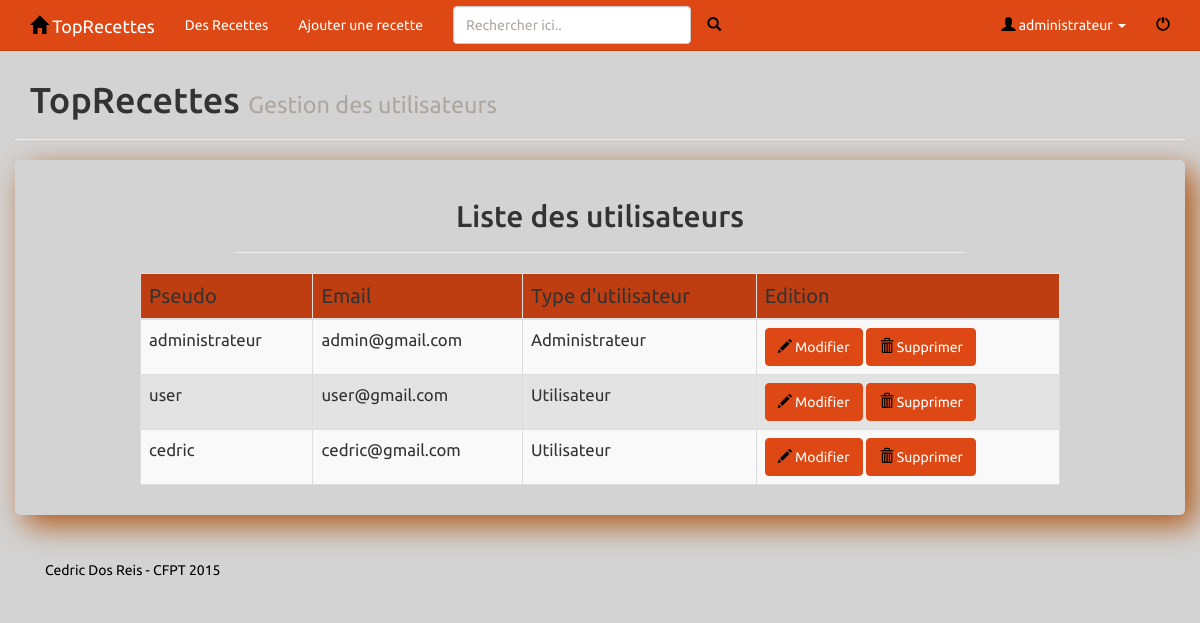
/utilisateurs.php (signed in), run on the app's committed database.
### tables this page shows
CREATE TABLE IF NOT EXISTS `tusers` (
  `idUser` int(11) NOT NULL AUTO_INCREMENT,
  `UserPseudo` varchar(20) NOT NULL,
  `UserPassword` varchar(50) NOT NULL,
  `UserEmail` varchar(100) NOT NULL,
  `UserAdmin` tinyint(1) NOT NULL DEFAULT '0',
  PRIMARY KEY (`idUser`,`UserEmail`),
  UNIQUE KEY `UserPseudo` (`UserPseudo`)
);

### script/php/function.php (called while the page is built, shortened)
<?php
function get_users() {
    $pdo = connectDB();
    $query = 'SELECT idUser, UserEmail, UserPseudo, UserAdmin FROM tusers';
    $statement = $pdo->prepare($query);
    $statement->execute();
    $statement = $statement->fetchAll();
    return $statement;
}
function get_user_pseudo($idUser) {
    $pdo = connectDB();
    $query = 'SELECT UserPseudo FROM tusers WHERE idUser = :idUser';
    $statement = $pdo->prepare($query);
    $statement->execute(array(":idUser" => $idUser));
    $statement = $statement->fetch();
    return $statement['UserPseudo'];
}
?>

### utilisateurs.php (the view, shortened to what this page needs)
<?php
require_once('./script/php/function.php');
if (isset($_SESSION['idUser'])) {
    $isAdmin = CheckAdmin($_SESSION['idUser']);
    if ($isAdmin) {
        $users = get_users();
    } else {
        header('Location: ./');
        exit();
    }
} else {
    header('Location: ./');
    exit();
}
?>
<!doctype html>
<html lang="fr">
    <head>
        <link href="script/css/bootstrap.min.css" rel="stylesheet">
        <link href="script/css/style.css" rel="stylesheet">
    </head>
    <body>
        <nav class="navbar navbar-default navbar-fixed-top" role="navigation">
            <?php include "liens_menu.php"; ?>
        </nav>
        <header class="container page-header">
            <h1>TopRecettes <small>Gestion des utilisateurs</small></h1>
        </header>
        <section>
            <div class="container contenu">
                <div class="col-sm-8 col-sm-offset-2">
                    <div class="page-header">
                        <h2 class="text-center">Liste des utilisateurs</h2>
                    </div>
                </div>
                <div class="col-md-10 col-md-offset-1">
                    <table class="table table-bordered table-striped table-responsive">
                        <thead>
                            <tr>
                                <td>Pseudo</td>
                                <td>Email</td>
                                <td>Type d'utilisateur</td>
                                <td>Edition</td>
                            </tr>
                        </thead>
                        <tbody>
                            <?php foreach ($users as $user) { ?>
                                <tr>
                                    <td><?= $user['UserPseudo'] ?></td>
                                    <td><?= $user['UserEmail'] ?></td>
                                    <td>
                                        <?php
                                        if ($user['UserAdmin']) {
                                            echo 'Administrateur';
                                        }
                                        if (!$user['UserAdmin']) {
                                            echo 'Utilisateur';
                                        }
                                        ?>
                                    </td>
                                    <td>
                                        <a href="gererutilisateur.php?id=<?= $user['idUser'] ?>" class="btn btn-primary" title="Modifier">
                                            <span class="glyphicon glyphicon-pencil"></span>
                                            Modifier
                                        </a>
                                        <a href="#ConfirmDeleteUser<?= $user['idUser']?>" data-toggle="modal" class="btn btn-primary" title="Supprimer">
                                            <span class="glyphicon glyphicon-trash"></span>
                                            Supprimer
                                        </a>
                                    </td>
                                </tr>
                        <?php } ?>
                        </tbody>
                    </table>
                </div>
            </div>
        </section>
        <footer class="container">
            <p class="navbar-text">
                Cedric Dos Reis - CFPT 2015
            </p>
        </footer>
    </body>
</html>

### liens_menu.php (shortened to what this page needs)
<?php
require_once('script/php/function.php');
$connected = False;
$UserPseudo = 'Profil';
if (isset($_SESSION['idUser'])) {
    $UserPseudo = get_user_pseudo($_SESSION['idUser']);
    $connected = TRUE;
}
?>
<!doctype html>
<div class="container">
    <div class="navbar-header">
        <a class="navbar-brand" href="./" title="Acceuil">
            <span class="glyphicon glyphicon-home"></span> TopRecettes
        </a>
    </div>
    <div class="navbar-collapse collapse">
        <ul class="nav navbar-nav navbar-left">
            <li><a href="recettes.php">Des Recettes</a></li>
            <?php if ($connected) { ?>
                <li><a href="editerrecette.php">Ajouter une recette</a></li>
            <?php } ?>
            <form class="navbar-form navbar-left" action="recettes.php" method="get" role="search">
                <div class="form-group">
                    <input type="text" name="search" id="search" class="form-control" placeholder="Rechercher ici.." required="">
                </div>
                <button type="submit" class="btn btn-primary" ><span class="glyphicon glyphicon-search"></span></button>
            </form>
        </ul>
        <ul class="nav navbar-nav navbar-right">
            <?php if ($connected) { ?>
                <li class="dropdown">
                    <a href="#" class="dropdown-toggle" data-toggle="dropdown" role="button" aria-expanded="false">
                        <span class="glyphicon glyphicon-user"></span>
                        <?= $UserPseudo; ?> <span class="caret"></span>
                    </a>
                </li>
                <li>
                    <a href="deconnexion.php" title="Déconexion">
                        <span class="glyphicon glyphicon-off"></span>
                    </a>
                </li>
            <?php } ?>
        </ul>
    </div>
</div>

### script/css/style.css (style rules this page uses)
html { height: 100%; margin: 0; //margin-top: 50px; //Afficher les var dump + erreur padding: 0; }
body { position: relative; min-height: 100%; background-color: lightgray; padding-top: 20px; }
section { margin-bottom: 20px; }
footer { color: lightgray; bottom:0; color: #010101; margin : 5px; //box-shadow: 10px 10px 30px #AF5816; }
.contenu { box-shadow: 10px 10px 30px #AF5816; border-radius: 5px; padding-bottom: 10px; margin-bottom: 30px }
.glyphicon { display: inline; text-decoration: none; height: 15px; color: #000; }
table, thead { font-size: 1.2em; }
thead { background-color: #bf3e11; }
tbody tr { background-color: #e3e3e3; }

### data on the page
tusers: UserPseudo "administrateur", UserEmail "admin@gmail.com", UserAdmin "Administrateur"
tusers: UserPseudo "user", UserEmail "user@gmail.com", UserAdmin "Utilisateur"
tusers: UserPseudo "cedric", UserEmail "cedric@gmail.com", UserAdmin "Utilisateur"
